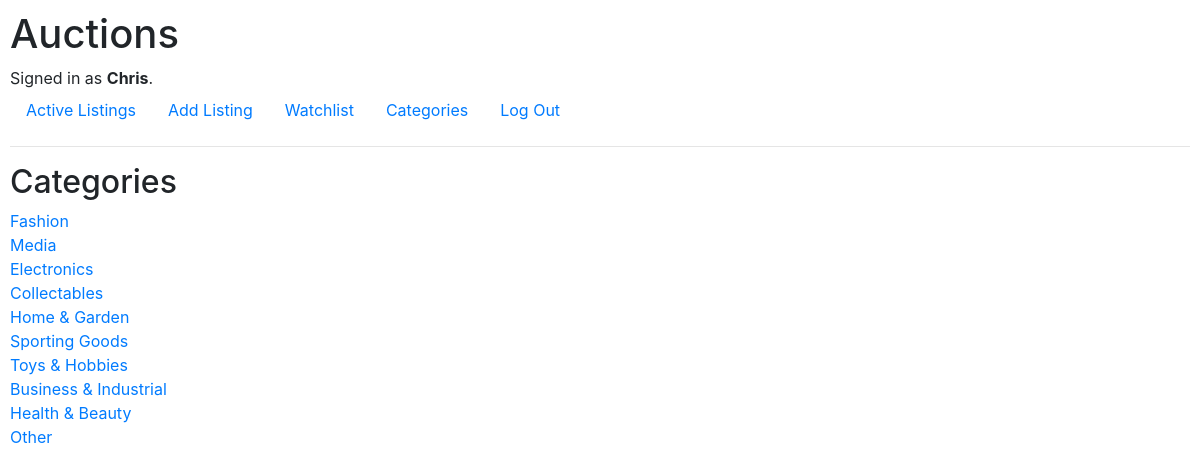
Page /categories (signed in) on the committed database.
### auctions/models.py (models this page shows, shortened)
class User(AbstractUser):
    pass

class Category(models.Model):
    name = models.CharField(max_length=64, null=True)
    listing = models.ManyToManyField(Listing, related_name="listings", blank=True)

### auctions/views.py (the view)
# urls.py: path("categories", views.categories, name="categories"),
def categories(request):
    return render(request, "auctions/categories.html", {
        "categories": Category.objects.all()
    })

### auctions/templates/auctions/categories.html
{% extends "auctions/layout.html" %}
{% block body %}
<h2>Categories</h2>
{% for category in categories %}
    <a href="{% url 'category' category.id %}">{{category.name}}</a><br>
{% endfor %}
{% endblock %}

### auctions/templates/auctions/layout.html (shortened to what this page needs)
{% load static %}
<!DOCTYPE html>
<html lang="en">
    <head>
        <link rel="stylesheet" href="https://stackpath.bootstrapcdn.com/bootstrap/4.4.1/css/bootstrap.min.css">
        <link href="{% static 'auctions/styles.css' %}" rel="stylesheet">
    </head>
    <body>
        <h1>Auctions</h1>
        <div>
            {% if user.is_authenticated %}
                Signed in as <strong>{{ user.username }}</strong>.
            {% else %}
                Not signed in.
            {% endif %}
        </div>
        <ul class="nav">
            <li class="nav-item">
                <a class="nav-link" href="{% url 'index' %}">Active Listings</a>
            </li>
            {% if user.is_authenticated %}
                <li class="nav-item">
                    <a class="nav-link" href="{% url 'addListing' %}">Add Listing</a>
                </li>
                <li class="nav-item">
                    <a class="nav-link" href="{% url 'watchlist' %}">Watchlist</a>
                </li>
                <li class="nav-item">
                    <a class="nav-link" href="{% url 'categories' %}">Categories</a>
                </li>
                <li class="nav-item">
                    <a class="nav-link" href="{% url 'logout' %}">Log Out</a>
                </li>
            {% endif %}
        </ul>
        <hr>
        {% block body %}
        {% endblock %}
    </body>
</html>

### auctions/static/auctions/styles.css (style rules this page uses)
body { padding: 10px; }

### rows in the picture
User: username "Chris"
Category: name "Fashion"
Category: name "Media"
Category: name "Electronics"
Category: name "Collectables"
Category: name "Home & Garden"
Category: name "Sporting Goods"
Category: name "Toys & Hobbies"
Category: name "Business & Industrial"
Category: name "Health & Beauty"
Category: name "Other"
